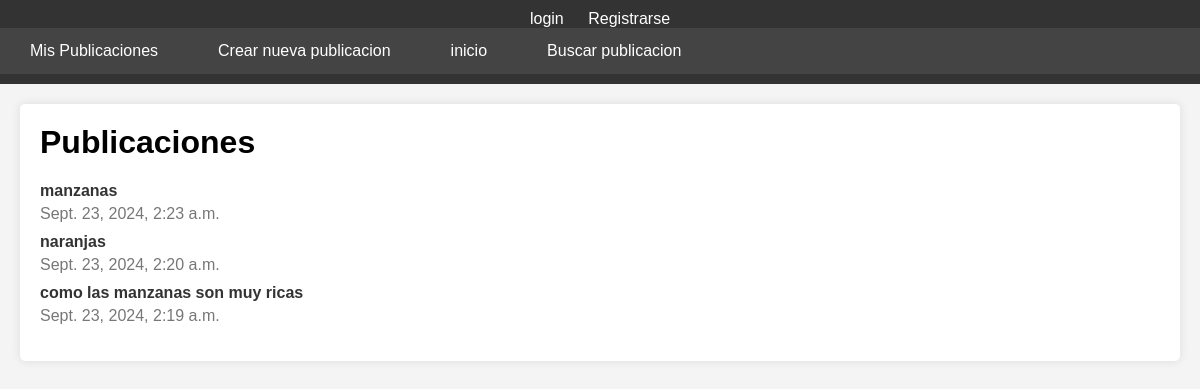
The page / on the database its author committed.
### post/models.py (models this page shows)
class Publicaciones(models.Model):
    autor=models.ForeignKey(User,on_delete=models.CASCADE,related_name='publicaciones_hechas')
    titulo=models.TextField()
    contenido=models.TextField()
    fecha=models.DateTimeField(auto_now_add=True)

### post/views.py (the view)
# urls.py: path('', ListaPublicaciones.as_view(),name='home'),
class ListaPublicaciones(ListView):
    model = Publicaciones
    template_name = 'home.html'
    context_object_name = 'publicaciones'
    ordering = ['-fecha']

### post/templates/home.html (shortened to what this page needs)
{% extends "base.html" %}
{% block header %}
    {% if user.is_authenticated %}
        <h3> hola {{user.username}} </h3>
        <a href="{% url 'logout' %}">logout</a>
    {% else %}
        <a href="{% url 'login' %}">login</a>
        <a href="{% url 'registro' %}">Registrarse</a>
    {% endif %}
    {% include "navbar.html" %}
{% endblock %}
{% block main %}
    <div class="contenedor">
        <h1>Publicaciones</h1>
        <ul>
            {% for publicacion in publicaciones %}
            <li>
                <a href="{% url 'detalle_publicacion' publicacion.pk %}">{{ publicacion.titulo }}</a>
                <p>{{ publicacion.fecha }}</p>
            </li>
            {% endfor %}
        </ul>
    </div>
{% endblock %}

### post/templates/base.html (shortened to what this page needs)
<!DOCTYPE html>
<html lang="en">
<head>
    {% load static %}
    <link rel="stylesheet" href="{% static 'estilo.css' %}">
</head>
<body>
    <header class="header">
        {% block header %}
        {% endblock %}
    </header>
    <main class="main">
        {% block main %}
        {% endblock %}
    </main>
</body>
</html>

### post/templates/navbar.html
<nav class="navbar">
    <a href="{% url 'mis_publicaciones' %}"> Mis Publicaciones</a>
    <a href="{% url 'crear_publicacion' %}">Crear nueva publicacion</a>
    <a href="{% url 'lista_publicaciones' %}">inicio</a>
    <a href="{% url 'buscar_publicaciones' %}">Buscar publicacion</a>
</nav>

### post/static/estilo.css (style rules this page uses)
body { font-family: Arial, sans-serif; margin: 0; padding: 0; background-color: #f4f4f4; }
.header { background-color: #333; color: white; padding: 10px 0; text-align: center; }
.header a { color: white; text-decoration: none; margin: 0 10px; }
.navbar { background-color: #444; overflow: hidden; }
.navbar a { float: left; display: block; color: white; text-align: center; padding: 14px 20px; text-decoration: none; }
.main { padding: 20px; }
.contenedor { background-color: white; padding: 20px; border-radius: 5px; box-shadow: 0 0 10px rgba(0, 0, 0, 0.1); }
.contenedor h1 { margin-top: 0; }
.contenedor ul { list-style-type: none; padding: 0; }
.contenedor li { margin-bottom: 10px; }
.contenedor a { color: #333; text-decoration: none; font-weight: bold; }
.contenedor p { margin: 5px 0 0; color: #777; }

### rows shown on the page
Publicaciones: titulo "manzanas", fecha "Sept. 23, 2024, 2:23 a.m."
Publicaciones: titulo "naranjas", fecha "Sept. 23, 2024, 2:20 a.m."
Publicaciones: titulo "como las manzanas son muy ricas", fecha "Sept. 23, 2024, 2:19 a.m."
